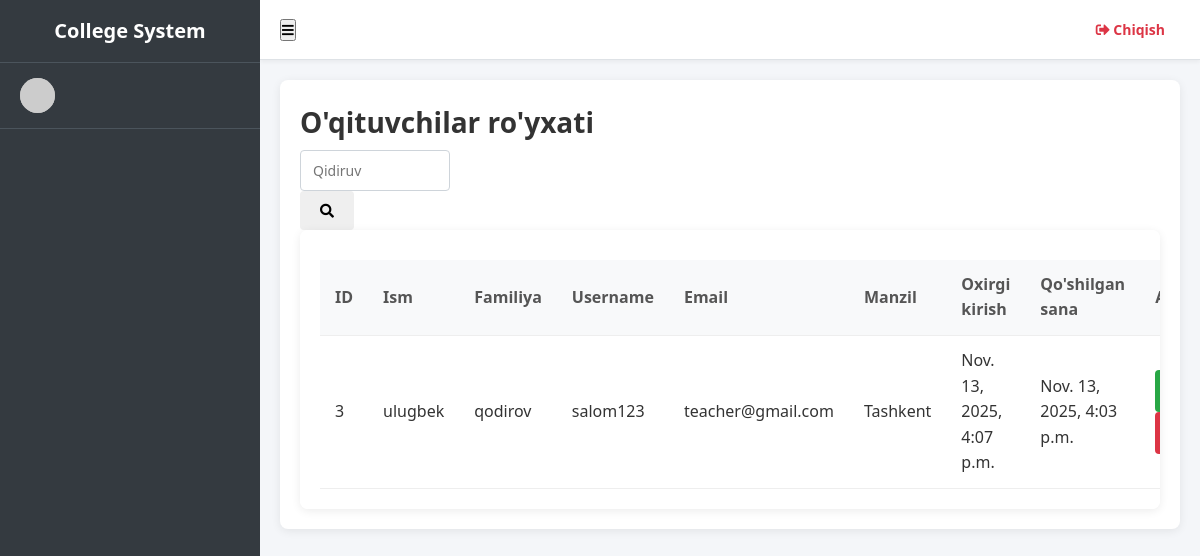
The app's page /manage_staff/ with its own data.
### student_management_app/models.py (models this page shows)
class Staffs(models.Model):
    id = models.AutoField(primary_key=True)
    admin = models.OneToOneField(CustomUser, on_delete = models.CASCADE)
    address = models.TextField()
    created_at = models.DateTimeField(auto_now_add=True)
    updated_at = models.DateTimeField(auto_now=True)
    objects = models.Manager()

class CustomUser(AbstractUser):
    HOD = '1'
    STAFF = '2'
    STUDENT = '3'
    EMAIL_TO_USER_TYPE_MAP = {
        'hod': HOD,
        'staff': STAFF,
        'student': STUDENT
    }
    user_type_data = ((HOD, "HOD"), (STAFF, "Staff"), (STUDENT, "Student"))
    user_type = models.CharField(default=1, choices=user_type_data, max_length=10)

### student_management_app/HodViews.py (the view)
# urls.py: path('manage_staff/', HodViews.manage_staff, name="manage_staff"),
def manage_staff(request):
    staffs = Staffs.objects.all()
    context = {
        "staffs": staffs
    }
    return render(request, "hod_template/manage_staff_template.html", context)

### student_management_app/templates/hod_template/manage_staff_template.html
{% extends 'base.html' %}
{% block content %}
<section class="content">
    <div class="container-fluid">
        <div class="row">
            <div class="col-12">
                <div class="card">
                    <div class="card-header">
                        <h3 class="card-title">O'qituvchilar ro'yxati</h3>
                        <div class="card-tools">
                            <div class="input-group input-group-sm" style="width: 150px;">
                                <input type="text" name="table_search" class="form-control float-right" placeholder="Qidiruv">
                                <div class="input-group-append">
                                    <button type="submit" class="btn btn-default"><i class="fas fa-search"></i></button>
                                </div>
                            </div>
                        </div>
                    </div>
                    <div class="card-body table-responsive p-0">
                        <table class="table table-hover text-nowrap">
                            <thead>
                                <tr>
                                    <th>ID</th>
                                    <th>Ism</th>
                                    <th>Familiya</th>
                                    <th>Username</th>
                                    <th>Email</th>
                                    <th>Manzil</th>
                                    <th>Oxirgi kirish</th>
                                    <th>Qo'shilgan sana</th>
                                    <th>Amallar</th>
                                </tr>
                            </thead>
                            <tbody>
                                {% for staff in staffs %}
                                <tr>
                                    <td>{{ staff.admin.id }}</td>
                                    <td>{{ staff.admin.first_name }}</td>
                                    <td>{{ staff.admin.last_name }}</td>
                                    <td>{{ staff.admin.username }}</td>
                                    <td>{{ staff.admin.email }}</td>
                                    <td>{{ staff.address }}</td>
                                    <td>{{ staff.admin.last_login }}</td>
                                    <td>{{ staff.admin.date_joined }}</td>
                                    <td>
                                        <a href="{% url 'edit_staff' staff.admin.id %}" class="btn btn-success">Tahrirlash</a>
                                        <a href="{% url 'delete_staff' staff.admin.id %}" class="btn btn-danger">O'chirish</a>
                                    </td>
                                </tr>
                                {% endfor %}
                            </tbody>
                        </table>
                    </div>
                </div>
            </div>
        </div>
    </div>
</section>
{% endblock content %}

### static/css/style.css (style rules this page uses)
* { margin: 0; padding: 0; box-sizing: border-box; font-family: 'Segoe UI', Tahoma, Geneva, Verdana, sans-serif; }
body { background-color: #f4f6f9; color: #333; line-height: 1.6; }
a { text-decoration: none; color: inherit; }
.card { background: #fff; border-radius: 8px; box-shadow: 0 2px 10px rgba(0,0,0,0.08); padding: 20px; position: relative; overflow: hidden; display: flex; flex-direction: column; transition: transform 0.2s, box-shadow 0.2s; }
.card h3 { font-size: 28px; font-weight: bold; margin-bottom: 5px; }
.table-responsive { background: #fff; border-radius: 8px; box-shadow: 0 2px 10px rgba(0,0,0,0.08); padding: 20px; overflow-x: auto; }
table { width: 100%; border-collapse: collapse; margin-top: 10px; }
th, td { padding: 12px 15px; text-align: left; border-bottom: 1px solid #eee; }
th { background-color: #f8f9fa; font-weight: 600; color: #555; }
.form-control { width: 100%; padding: 10px 12px; border: 1px solid #ced4da; border-radius: 4px; font-size: 14px; transition: border-color 0.2s, box-shadow 0.2s; }
.btn { padding: 10px 20px; border: none; border-radius: 4px; cursor: pointer; font-size: 14px; display: inline-block; transition: background-color 0.2s, transform 0.1s; }
.btn-success { background-color: #28a745; color: #fff; }
.btn-danger { background-color: #dc3545; color: #fff; }

### records on screen
Staffs: admin.id "3", admin.first_name "ulugbek", admin.last_name "qodirov", admin.username "salom123", admin.email "teacher@gmail.com", address "Tashkent", admin.last_login "Nov. 13, 2025, 4:07 p.m.", admin.date_joined "Nov. 13, 2025, 4:03 p.m."
